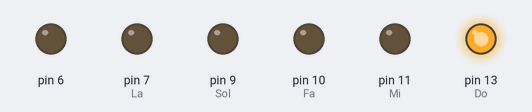
A sketch run on a simulated Arduino Uno, built with avr-gcc and run on an emulated ATmega328P. Shown: output pins drawn as LEDs (lit = HIGH). Pins used as bus, display or sensor lines are not drawn.

Above: at 0.15 s.
At 4.2 s:
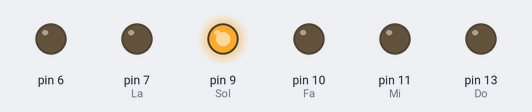
At 6.45 s:
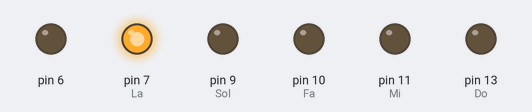
At 7.35 s:
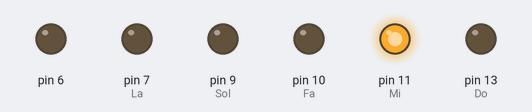
At 12.1 s:
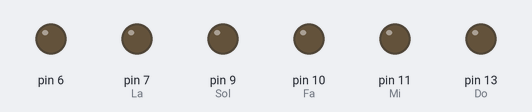
At 18.35 s:
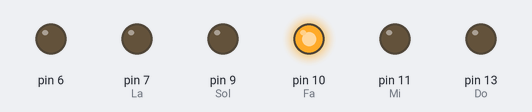
Timing chart, 0 to 19.0 s (numbered marks = the images above):
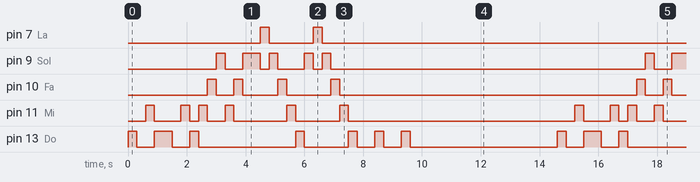

Measured:
- by itself, pin 7 (La): repeats every 14.6 s: LOW 1.5 s, HIGH 0.30 s, LOW 12.5 s, HIGH 0.30 s
- by itself, pin 10 (Fa): repeats every 14.6 s: LOW 0.60 s, HIGH 0.30 s, LOW 1.2 s, HIGH 0.30 s, LOW 1.5 s, HIGH 0.30 s, LOW 10.1 s, HIGH 0.30 s
- by itself, pin 9 (Sol): repeats every 14.6 s: LOW 0.60 s, HIGH 0.60 s, LOW 0.30 s, HIGH 0.30 s, LOW 0.90 s, HIGH 0.30 s, LOW 0.30 s, HIGH 0.30 s, LOW 10.7 s, HIGH 0.30 s
- by itself, pin 11 (Mi): repeats every 14.6 s: LOW 0.90 s, HIGH 0.30 s, LOW 0.30 s, HIGH 0.30 s, LOW 0.60 s, HIGH 0.30 s, LOW 1.8 s, HIGH 0.30 s, LOW 1.5 s, HIGH 0.30 s, LOW 7.7 s, HIGH 0.30 s

The sketch:

san_martino.ino
```cpp
// C++ code
//

const int Do  = 13;
const int Re  = 12;
const int Mi  = 11;
const int Fa  = 10;
const int Sol = 9;
const int La  = 7;
const int Si  = 6;

void setup()
{
  pinMode(13,OUTPUT);
  pinMode(12,OUTPUT);
  pinMode(11,OUTPUT);
  pinMode(10,OUTPUT);
  pinMode(9,OUTPUT);
  pinMode(7,OUTPUT);
  pinMode(6,OUTPUT);
}


// 500 millisecondi di accensione, 1 secondo di ritardo.

//DO RE MI DO
//DO RE MI DO

//MI FA SOL
//MI FA SOL

//SOL LA SOL FA MI DO
//SOL LA SOL FA MI DO

//RE RE DO
//RE RE DO


void loop()
{
  // DO RE MI DO
  digitalWrite(Do, HIGH);
  delay(300);
  digitalWrite(Do, LOW);

  digitalWrite(Re, HIGH);
  delay(300);
  digitalWrite(Re, LOW);

  digitalWrite(Mi, HIGH);
  delay(300);
  digitalWrite(Mi, LOW);

  digitalWrite(Do, HIGH);
  delay(300);
  digitalWrite(Do, LOW);


  digitalWrite(Do, HIGH);
  delay(300);
  digitalWrite(Do, LOW);

  digitalWrite(Re, HIGH);
  delay(300);
  digitalWrite(Re, LOW);

  digitalWrite(Mi, HIGH);
  delay(300);
  digitalWrite(Mi, LOW);

  digitalWrite(Do, HIGH);
  delay(300);
  digitalWrite(Do, LOW);

  //MI FA SOL
  //MI FA SOL

  digitalWrite(Mi, HIGH);
  delay(300);
  digitalWrite(Mi, LOW);

  digitalWrite(Fa, HIGH);
  delay(300);
  digitalWrite(Fa, LOW);

  digitalWrite(Sol, HIGH);
  delay(300);
  digitalWrite(Sol, LOW);


  digitalWrite(Mi, HIGH);
  delay(300);
  digitalWrite(Mi, LOW);

  digitalWrite(Fa, HIGH);
  delay(300);
  digitalWrite(Fa, LOW);

  digitalWrite(Sol, HIGH);
  delay(300);
  digitalWrite(Sol, LOW);


  //SOL LA SOL FA MI DO
  //SOL LA SOL FA MI DO

  digitalWrite(Sol, HIGH);
  delay(300);
  digitalWrite(Sol, LOW);

  digitalWrite(La, HIGH);
  delay(300);
  digitalWrite(La, LOW);

  digitalWrite(Sol, HIGH);
  delay(300);
  digitalWrite(Sol, LOW);

  digitalWrite(Fa, HIGH);
  delay(300);
  digitalWrite(Fa, LOW);

  digitalWrite(Mi, HIGH);
  delay(300);
  digitalWrite(Mi, LOW);

  digitalWrite(Do, HIGH);
  delay(300);
  digitalWrite(Do, LOW);


  digitalWrite(Sol, HIGH);
  delay(300);
  digitalWrite(Sol, LOW);

  digitalWrite(La, HIGH);
  delay(300);
  digitalWrite(La, LOW);

  digitalWrite(Sol, HIGH);
  delay(300);
  digitalWrite(Sol, LOW);

  digitalWrite(Fa, HIGH);
  delay(300);
  digitalWrite(Fa, LOW);

  digitalWrite(Mi, HIGH);
  delay(300);
  digitalWrite(Mi, LOW);

  digitalWrite(Do, HIGH);
  delay(300);
  digitalWrite(Do, LOW);


  //RE RE DO
  //RE RE DO

  digitalWrite(Re, HIGH);
  delay(300);
  digitalWrite(Re, LOW);

  digitalWrite(Re, HIGH);
  delay(300);
  digitalWrite(Re, LOW);

  digitalWrite(Do, HIGH);
  delay(300);
  digitalWrite(Do, LOW);


  digitalWrite(Re, HIGH);
  delay(300);
  digitalWrite(Re, LOW);

  digitalWrite(Re, HIGH);
  delay(300);
  digitalWrite(Re, LOW);

  digitalWrite(Do, HIGH);
  delay(300);
  digitalWrite(Do, LOW);

  delay(5000);
}
```
